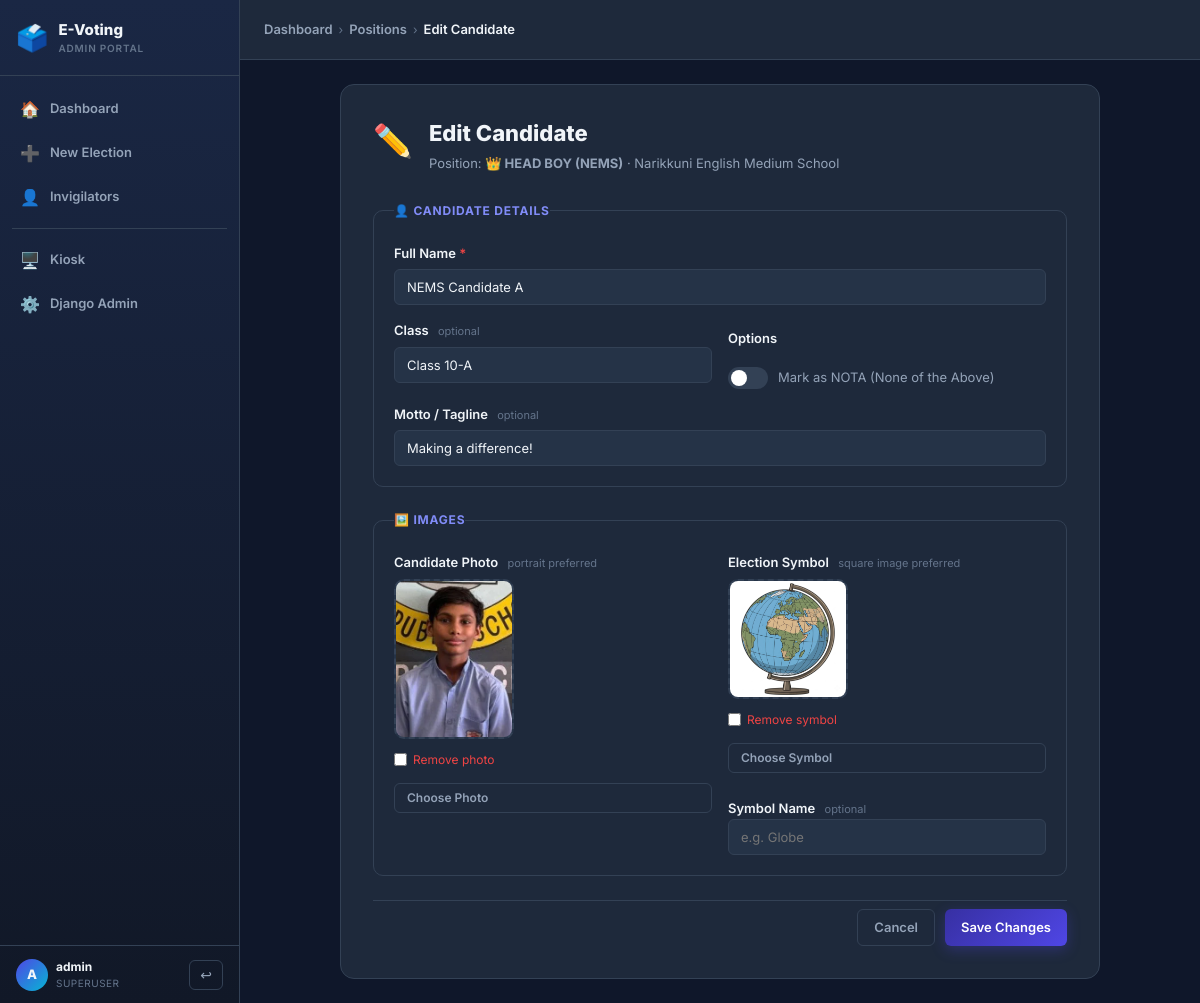
Screenshot of /portal/candidates/326/edit/ (signed in) with the database file from the repository.
### voting/models.py (models this page shows, shortened)
class Position(models.Model):
	election = models.ForeignKey(Election, on_delete=models.CASCADE, related_name="positions")
	name = models.CharField(max_length=140)
	icon = models.CharField(max_length=16, blank=True)
	order = models.PositiveIntegerField(default=0)
	class Meta:
		ordering = ("order", "id")
		constraints = [
			models.UniqueConstraint(fields=("election", "name"), name="uniq_position_name_per_election"),
			models.UniqueConstraint(fields=("election", "order"), name="uniq_position_order_per_election"),
		]

class Election(models.Model):
	STATUS_DRAFT = "draft"
	STATUS_OPEN = "open"
	STATUS_CLOSED = "closed"
	STATUS_CHOICES = (
		(STATUS_DRAFT, "Draft"),
		(STATUS_OPEN, "Open"),
		(STATUS_CLOSED, "Closed"),
	)
	title = models.CharField(max_length=200)
	school_name = models.CharField(max_length=200)
	school_slug = models.SlugField(
		max_length=100,
		blank=True,
		db_index=True,
		help_text="Auto-generated from school name. Used in kiosk URL: /vote/<slug>/",
	)
	logo = models.ImageField(
		upload_to="elections/logos/",
		blank=True,
		help_text="Optional school logo shown in the kiosk header.",
	)
	status = models.CharField(max_length=12, choices=STATUS_CHOICES, default=STATUS_DRAFT)
	starts_at = models.DateTimeField(null=True, blank=True)
	ends_at = models.DateTimeField(null=True, blank=True)
	results_published = models.BooleanField(default=False)
	created_at = models.DateTimeField(auto_now_add=True)
	updated_at = models.DateTimeField(auto_now=True)
	class Meta:
		ordering = ("-created_at",)

class Candidate(models.Model):
	position = models.ForeignKey(Position, on_delete=models.CASCADE, related_name="candidates")
	name = models.CharField(max_length=140)
	class_name = models.CharField(max_length=80, blank=True)
	motto = models.CharField(max_length=255, blank=True)
	photo = models.ImageField(upload_to="candidates/photos", blank=True, null=True)
	symbol = models.ImageField(upload_to="candidates/symbols", blank=True, null=True)
	symbol_name = models.CharField(max_length=50, blank=True, help_text="Text to display alongside the symbol (e.g. 'Globe')")
	order = models.PositiveIntegerField(default=0)
	is_nota = models.BooleanField(default=False)
	class Meta:
		ordering = ("order", "id")
		constraints = [
			models.UniqueConstraint(fields=("position", "order"), name="uniq_candidate_order_per_position"),
		]

### voting/portal_views.py (the view)
    @login_required
    def _wrapped(request, *args, **kwargs):
        if not request.user.is_superuser:
            return render(request, "portal/403.html", status=403)
        return view_fn(request, *args, **kwargs)

### voting/portal_views.py (called while the page is built)
def _superuser_required(view_fn):
    @login_required
    def _wrapped(request, *args, **kwargs):
        if not request.user.is_superuser:
            return render(request, "portal/403.html", status=403)
        return view_fn(request, *args, **kwargs)
    _wrapped.__name__ = view_fn.__name__
    return _wrapped

### voting/templates/portal/candidate_form.html (shortened to what this page needs)
{% extends "portal/base.html" %}
{% block breadcrumb %}
  <a href="{% url 'portal-home' %}" class="bc-item">Dashboard</a>
  <span class="bc-sep">›</span>
  <a href="{% url 'portal-positions' position.election_id %}" class="bc-item">Positions</a>
  <span class="bc-sep">›</span>
  <span class="bc-item active">{% if is_create %}Add Candidate{% else %}Edit Candidate{% endif %}</span>
{% endblock %}
{% block content %}
<div class="form-page">
  <div class="form-card">
    <div class="form-card-header">
      <div class="form-card-icon">{% if is_create %}👤{% else %}✏️{% endif %}</div>
      <div>
        <h1 class="form-card-title">{% if is_create %}Add Candidate{% else %}Edit Candidate{% endif %}</h1>
        <p class="form-card-sub">Position: <strong>{{ position.icon }} {{ position.name }}</strong> · {{ position.election.school_name }}</p>
      </div>
    </div>
    <form method="post" enctype="multipart/form-data" class="portal-form">
      <fieldset class="form-section">
        <legend class="form-section-title">👤 Candidate Details</legend>
        <div class="form-group">
          <label class="form-label" for="name">Full Name <span class="required">*</span></label>
          <input type="text" id="name" name="name"
                 class="form-input {% if errors.name %}input-error{% endif %}"
                 value="{{ form.name|default:'' }}"
                 placeholder="e.g. Muhammed Aiman Changana"
                 required />
        </div>
        <div class="form-row-2">
          <div class="form-group">
            <label class="form-label" for="class_name">Class <span class="form-hint">optional</span></label>
            <input type="text" id="class_name" name="class_name"
                   class="form-input"
                   value="{{ form.class_name|default:'' }}"
                   placeholder="e.g. 10-A" />
          </div>
          <div class="form-group">
            <label class="form-label" style="padding-top:8px">Options</label>
            <label class="toggle-label" style="margin-top:12px">
              <span class="toggle-slider"></span>
              <span class="toggle-text">Mark as NOTA (None of the Above)</span>
            </label>
          </div>
        </div>
        <div class="form-group">
          <label class="form-label" for="motto">Motto / Tagline <span class="form-hint">optional</span></label>
          <input type="text" id="motto" name="motto"
                 class="form-input"
                 value="{{ form.motto|default:'' }}"
                 placeholder="e.g. Progress for all" />
        </div>
      </fieldset>
      <fieldset class="form-section">
        <legend class="form-section-title">🖼️ Images</legend>
        <div class="form-row-2">
          <div class="form-group">
            <label class="form-label">Candidate Photo <span class="form-hint">portrait preferred</span></label>
            <div class="img-upload-wrap">
              <div class="img-preview-box portrait" id="photo-preview-box">
                {% if photo_url %}
                  <img src="{{ photo_url }}" alt="Current photo" class="img-preview" id="photo-preview" />
                {% else %}
                  <img src="" alt="" class="img-preview hidden" id="photo-preview" />
                  <div class="img-drop-hint" id="photo-hint">
                    <span class="drop-icon">📸</span>
                    <span>Click to upload</span>
                  </div>
                {% endif %}
              </div>
              {% if not is_create and photo_url %}
                <label class="remove-checkbox">
                  <input type="checkbox" name="remove_photo" id="remove_photo" onchange="togglePreview('photo-preview', 'photo-hint', this)">
                  Remove photo
                </label>
              {% endif %}
              <label for="photo" class="btn btn-sm btn-ghost" style="margin-top:6px">Choose Photo</label>
            </div>
          </div>
          <div class="form-group">
            <label class="form-label">Election Symbol <span class="form-hint">square image preferred</span></label>
            <div class="img-upload-wrap">
              <div class="img-preview-box square" id="symbol-preview-box">
                {% if symbol_url %}
                  <img src="{{ symbol_url }}" alt="Current symbol" class="img-preview" id="symbol-preview" />
                {% else %}
                  <img src="" alt="" class="img-preview hidden" id="symbol-preview" />
                  <div class="img-drop-hint" id="symbol-hint">
                    <span class="drop-icon">🎭</span>
                    <span>Click to upload</span>
                  </div>
                {% endif %}
              </div>
              {% if not is_create and symbol_url %}
                <label class="remove-checkbox">
                  <input type="checkbox" name="remove_symbol" id="remove_symbol" onchange="togglePreview('symbol-preview', 'symbol-hint', this)">
                  Remove symbol
                </label>
              {% endif %}
              <label for="symbol" class="btn btn-sm btn-ghost" style="margin-top:6px">Choose Symbol</label>
            </div>
            <div style="margin-top: 16px;">
              <label class="form-label" for="symbol_name">Symbol Name <span class="form-hint">optional</span></label>
              <input type="text" id="symbol_name" name="symbol_name"
                     class="form-input"
                     value="{{ form.symbol_name|default:'' }}"
                     placeholder="e.g. Globe" />
            </div>
          </div>
        </div>
      </fieldset>
      <div class="form-actions">
        <a href="{% url 'portal-positions' position.election_id %}" class="btn btn-ghost">Cancel</a>
        <button type="submit" class="btn btn-primary">
          {% if is_create %}Add Candidate{% else %}Save Changes{% endif %}
        </button>
      </div>
    </form>
  </div>
</div>
{% endblock %}

### voting/templates/portal/base.html (shortened to what this page needs)
{% load static %}
<!DOCTYPE html>
<html lang="en">
<head>
  <link rel="stylesheet" href="{% static 'voting/css/portal.css' %}" />
</head>
<body>
  <div class="portal-layout">
    <aside class="sidebar">
      <div class="sidebar-brand">
        <div class="brand-icon">🗳️</div>
        <div class="brand-text">
          <span class="brand-title">E-Voting</span>
          <span class="brand-sub">Admin Portal</span>
        </div>
      </div>
      <nav class="sidebar-nav">
        <a href="{% url 'portal-home' %}" class="nav-item {% block nav_dashboard %}{% endblock %}">
          <span class="nav-icon">🏠</span>
          <span>Dashboard</span>
        </a>
        <a href="{% url 'portal-election-create' %}" class="nav-item {% block nav_create %}{% endblock %}">
          <span class="nav-icon">➕</span>
          <span>New Election</span>
        </a>
        <a href="{% url 'portal-invigilators' %}" class="nav-item {% block nav_invigilators %}{% endblock %}">
          <span class="nav-icon">👤</span>
          <span>Invigilators</span>
        </a>
        <div class="nav-divider"></div>
        <a href="/" class="nav-item">
          <span class="nav-icon">🖥️</span>
          <span>Kiosk</span>
        </a>
        <a href="/admin/" class="nav-item">
          <span class="nav-icon">⚙️</span>
          <span>Django Admin</span>
        </a>
      </nav>
      <div class="sidebar-footer">
        <div class="user-chip">
          <div class="user-avatar">{{ request.user.username|first|upper }}</div>
          <div class="user-info">
            <span class="user-name">{{ request.user.username }}</span>
            <span class="user-role">Superuser</span>
          </div>
        </div>
        <form method="post" action="{% url 'logout' %}">
          <button type="submit" class="btn-logout" title="Logout">↩</button>
        </form>
      </div>
    </aside>
    <main class="main-content">
      <div class="topbar">
        <div class="breadcrumb">
          {% block breadcrumb %}{% endblock %}
        </div>
      </div>
      <div class="page-body">
        {% block content %}{% endblock %}
      </div>
    </main>
  </div>
</body>
</html>

### rows the page displays
Position: icon "👑", name "HEAD BOY (NEMS)", election.school_name "Narikkuni English Medium School"
Candidate: name "NEMS Candidate A", class_name "Class 10-A", motto "Making a difference!"

### other values shown
{{ request.user.username|first|upper }} "A"
{{ request.user.username }} "admin"
